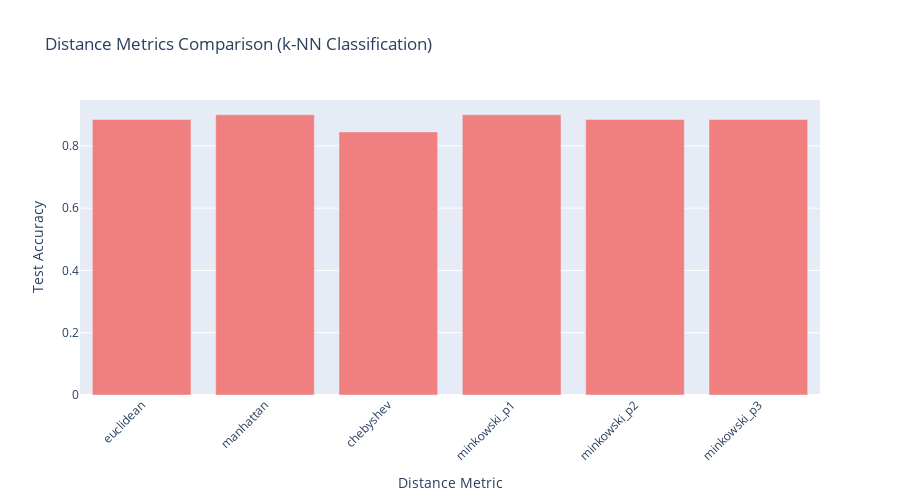

Write notebook code for a chart like this one.
### Code cell
# 3. DISTANCE METRICS COMPARISON
print(" 3. DISTANCE METRICS COMPARISON")
print("=" * 33)

# Test different distance metrics
distance_metrics = ['euclidean', 'manhattan', 'chebyshev', 'minkowski']
metric_results = {}

print("Testing different distance metrics on classification task:")

for metric in distance_metrics:
    if metric == 'minkowski':
        # Test different p values for Minkowski distance
        for p in [1, 2, 3]:
            knn_metric = KNeighborsClassifier(
                n_neighbors=optimal_k_class_cv,
                metric='minkowski',
                p=p
            )

            knn_metric.fit(X_class_train_scaled, y_class_train)
            accuracy = knn_metric.score(X_class_test_scaled, y_class_test)

            metric_name = f'minkowski_p{p}'
            metric_results[metric_name] = accuracy
            print(f"• {metric_name}: {accuracy:.4f}")
    else:
        knn_metric = KNeighborsClassifier(
            n_neighbors=optimal_k_class_cv,
            metric=metric
        )

        knn_metric.fit(X_class_train_scaled, y_class_train)
        accuracy = knn_metric.score(X_class_test_scaled, y_class_test)

        metric_results[metric] = accuracy
        print(f"• {metric}: {accuracy:.4f}")

# Find best metric
best_metric = max(metric_results, key=metric_results.get)
print(f"\n Best distance metric: {best_metric} (Accuracy: {metric_results[best_metric]:.4f})")

# Visualize distance metrics comparison
fig_metrics = go.Figure()

fig_metrics.add_trace(
    go.Bar(
        x=list(metric_results.keys()),
        y=list(metric_results.values()),
        marker_color='lightcoral',
        hovertemplate="Metric: %{x}<br>Accuracy: %{y:.4f}<extra></extra>"
    )
)

fig_metrics.update_layout(
    title="Distance Metrics Comparison (k-NN Classification)",
    xaxis_title="Distance Metric",
    yaxis_title="Test Accuracy",
    xaxis_tickangle=-45,
    height=500
)
fig_metrics.show()

# Distance visualization for a sample of points
print(f"\n Distance Calculation Examples:")

# Take first 5 test samples
sample_X = X_class_test_scaled[:5]
sample_y = y_class_test.iloc[:5]

# Calculate distances to all training points for each metric
distance_examples = {}

for i, (idx, y_true) in enumerate(zip(sample_X, sample_y)):
 print(f"\nSample {i+1} (True segment: {segment_names[y_true]}):")

 # Euclidean distances
 euclidean_dist = euclidean_distances([idx], X_class_train_scaled)[0]
 nearest_euclidean = np.argsort(euclidean_dist)[:3]

 # Manhattan distances
 manhattan_dist = manhattan_distances([idx], X_class_train_scaled)[0]
 nearest_manhattan = np.argsort(manhattan_dist)[:3]

 print(f" Euclidean - 3 nearest neighbors: {y_class_train.iloc[nearest_euclidean].values}")
 print(f" Manhattan - 3 nearest neighbors: {y_class_train.iloc[nearest_manhattan].values}")

 # Prediction with each metric
 knn_euclidean = KNeighborsClassifier(n_neighbors=3, metric='euclidean')
 knn_manhattan = KNeighborsClassifier(n_neighbors=3, metric='manhattan')

 knn_euclidean.fit(X_class_train_scaled, y_class_train)
 knn_manhattan.fit(X_class_train_scaled, y_class_train)

 pred_euclidean = knn_euclidean.predict([idx])[0]
 pred_manhattan = knn_manhattan.predict([idx])[0]

 print(f" Euclidean prediction: {segment_names[pred_euclidean]}")
 print(f" Manhattan prediction: {segment_names[pred_manhattan]}")

### Figure 1 — Plotly figure (JSON) as saved in the notebook; plotly's stock layout.template omitted (floating-point values rounded to 4 significant figures)
{"data": [{"hovertemplate": "Metric: %{x}<br>Accuracy: %{y:.4f}<extra></extra>", "marker": {"color": "lightcoral"}, "type": "bar", "x": ["euclidean", "manhattan", "chebyshev", "minkowski_p1", "minkowski_p2", "minkowski_p3"], "y": [0.885, 0.9, 0.845, 0.9, 0.885, 0.885]}], "layout": {"height": 500, "title": {"text": "Distance Metrics Comparison (k-NN Classification)"}, "xaxis": {"tickangle": -45, "title": {"text": "Distance Metric"}}, "yaxis": {"title": {"text": "Test Accuracy"}}}}
